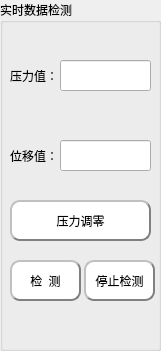
   <widget class="QGroupBox" name="groupBox">
    <property name="geometry">
     <rect>
      <x>0</x>
      <y>450</y>
      <width>161</width>
      <height>351</height>
     </rect>
    </property>
    <property name="font">
     <font>
      <family>黑体</family>
     </font>
    </property>
    <property name="title">
     <string>实时数据检测</string>
    </property>
    <widget class="QLineEdit" name="lineEdit_3">
     <property name="geometry">
      <rect>
       <x>60</x>
       <y>140</y>
       <width>91</width>
       <height>31</height>
      </rect>
     </property>
     <property name="font">
      <font>
       <pointsize>15</pointsize>
      </font>
     </property>
     <property name="text">
      <string/>
     </property>
     <property name="readOnly">
      <bool>true</bool>
     </property>
    </widget>
    <widget class="QLineEdit" name="lineEdit_2">
     <property name="geometry">
      <rect>
       <x>60</x>
       <y>60</y>
       <width>91</width>
       <height>31</height>
      </rect>
     </property>
     <property name="font">
      <font>
       <pointsize>13</pointsize>
      </font>
     </property>
     <property name="text">
      <string/>
     </property>
     <property name="readOnly">
      <bool>true</bool>
     </property>
    </widget>
    <widget class="QPushButton" name="pushButton_3">
     <property name="geometry">
      <rect>
       <x>10</x>
       <y>200</y>
       <width>141</width>
       <height>41</height>
      </rect>
     </property>
     <property name="styleSheet">
      <string notr="true">QPushButton{background-color: white;
			color:black;  
			border-radius: 10px;
		    border: 2px groove gray;
			border-style: outset;}
QPushButton:hover{background-color:white; 
				  color: black;
border-style: inset;}
QPushButton:pressed{background-color:rgb(85, 170, 255); 							border-style: inset; }</string>
     </property>
     <property name="text">
      <string>压力调零</string>
     </property>
    </widget>
    <widget class="QPushButton" name="pushButton_4">
     <property name="geometry">
      <rect>
       <x>10</x>
       <y>260</y>
       <width>71</width>
       <height>41</height>
      </rect>
     </property>
     <property name="styleSheet">
      <string notr="true">QPushButton{background-color: white;
			color:black;  
			border-radius: 10px;
		    border: 2px groove gray;
			border-style: outset;}
QPushButton:hover{background-color:white; 
				  color: black;
border-style: inset;}
QPushButton:pressed{background-color:rgb(85, 170, 255); 							border-style: inset; }</string>
     </property>
     <property name="text">
      <string>检  测</string>
     </property>
    </widget>
    <widget class="QPushButton" name="pushButton_5">
     <property name="geometry">
      <rect>
       <x>84</x>
       <y>260</y>
       <width>71</width>
       <height>41</height>
      </rect>
     </property>
     <property name="styleSheet">
      <string notr="true">QPushButton{background-color: white;
			color:black;  
			border-radius: 10px;
		    border: 2px groove gray;
			border-style: outset;}
QPushButton:hover{background-color:white; 
				  color: black;
border-style: inset;}
QPushButton:pressed{background-color:rgb(85, 170, 255); 							border-style: inset; }</string>
     </property>
     <property name="text">
      <string>停止检测</string>
     </property>
    </widget>
    <widget class="QLabel" name="label_13">
     <property name="geometry">
      <rect>
       <x>10</x>
       <y>70</y>
       <width>54</width>
       <height>12</height>
      </rect>
     </property>
     <property name="text">
      <string>压力值：</string>
     </property>
    </widget>
    <widget class="QLabel" name="label_14">
     <property name="geometry">
      <rect>
       <x>10</x>
       <y>150</y>
       <width>54</width>
       <height>12</height>
      </rect>
     </property>
     <property name="text">
      <string>位移值：</string>
     </property>
    </widget>
   </widget>
